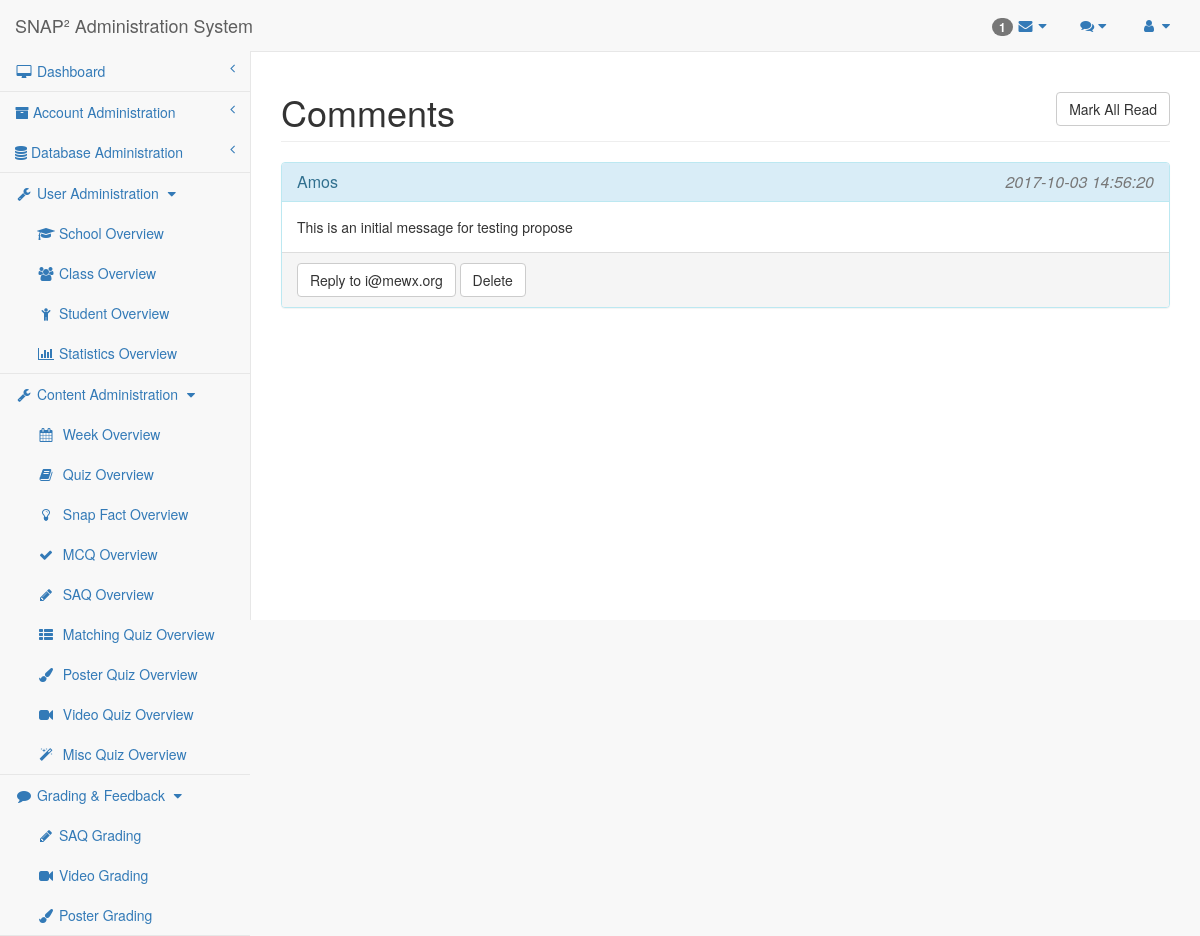
/researcher/comments.php (signed in), run on the app's committed database.
### tables this page shows
CREATE TABLE `comments` (
  `id` int(11) NOT NULL AUTO_INCREMENT,
  `name` text NOT NULL,
  `email` text NOT NULL,
  `content` longtext NOT NULL,
  `readOrNot` tinyint(1) DEFAULT 0,
  `time` timestamp NOT NULL DEFAULT current_timestamp() ON UPDATE current_timestamp(),
  PRIMARY KEY (`id`)
);

### mysql-lib.php (called while the page is built, shortened)
<?php
function getRecords(PDO $conn, $tableName, array $joinTables = null)
{
    $tableSql = "SELECT * FROM " . $tableName;
    if ($joinTables != null) {
        foreach ($joinTables as $joinTable) {
            $tableSql .= " NATURAL JOIN " . $joinTable;
        }
    }
    $tableQuery = $conn->prepare($tableSql);
    $tableQuery->execute();
    $tableResult = $tableQuery->fetchAll(PDO::FETCH_OBJ);
    return $tableResult;
}
function getAllComments(PDO $conn) {
    return getRecords($conn, "Comments");
}

### researcher/comments.php (the view, shortened to what this page needs)
<?php
require_once("../mysql-lib.php");
?>
<!DOCTYPE html>
<html lang="en">
<?php require_once('header-lib.php'); ?>
<body>
<div id="wrapper">
    <?php require_once('navigation.php'); ?>
</div>
<div id="page-wrapper">
    <div class="row">
        <div class="col-lg-12">
            <h1 class="page-header">Comments
                <button type="button" class="btn btn-default text-muted pull-right"
                        onclick = "markAllRead()">
                    Mark All Read
                </button>
            </h1>
        </div>
    </div>
    <?php foreach($unreadComments as $value){?>
        <div class="panel <?php echo ($value->readOrNot==0)?"panel-info" : "panel-default"?>" id = "<?php echo $value->id ?>">
            <div class="panel-heading">
                <h3 class="panel-title">
                    <?php echo $value->name ?>
                    <span class="pull-right text-muted">
                        <em><?php echo $value->time ?></em>
                    </span>
                </h3>
            </div>
            <div class="panel-body">
                <?php echo $value->content ?>
            </div>
            <div class="panel-footer">
                <button type="button" class="btn btn-default text-muted" aria-label="Right Align"
                onclick = "reply(this)" email = "<?php echo $value->email ?>">
                    Reply to <?php echo $value->email ?>
                </button>
                <button type="button" class="btn btn-default text-muted" aria-label="Right Align"
                        onclick = "deleteComment(this)" commentID = "<?php echo $value->id ?>">
                    Delete
                </button>
            </div>
        </div>
    <?php } ?>
</div>
</body>
</html>

### sb-admin/css/sb-admin-2.css (style rules this page uses)
body { background-color: #f8f8f8; }
#wrapper { width: 100%; }
#page-wrapper { padding: 0 15px; min-height: 568px; background-color: #fff; }
@media (min-width:768px) { #page-wrapper { position: inherit; margin: 0 0 0 250px; padding: 0 30px; border-left: 1px solid #e7e7e7; } }

### researcher/header-lib.php (style rules this page uses)
.panel-heading { font-weight: bold; }

### data on the page
comments: name "Amos", time "2017-10-03 14:56:20", content "This is an initial message for testing propose", email "i@mewx.org"

### other printed values
count($unreadComments) "1"
$userAdminPageArr[$i] "School"
$userAdminPageArr[$i] "Class"
$userAdminPageArr[$i] "Student"
$userAdminPageArr[$i] "Statistics"
$contentAdminPageArr[$i] "Week"
$contentAdminPageArr[$i] "Quiz"
$contentAdminPageArr[$i] "Snap Fact"
$contentAdminPageArr[$i] "MCQ"
$contentAdminPageArr[$i] "SAQ"
$contentAdminPageArr[$i] "Matching"
$contentAdminPageArr[$i] "Poster"
$contentAdminPageArr[$i] "Video"
$contentAdminPageArr[$i] "Misc"
$gradingPageArr[$i] "SAQ Grading"
